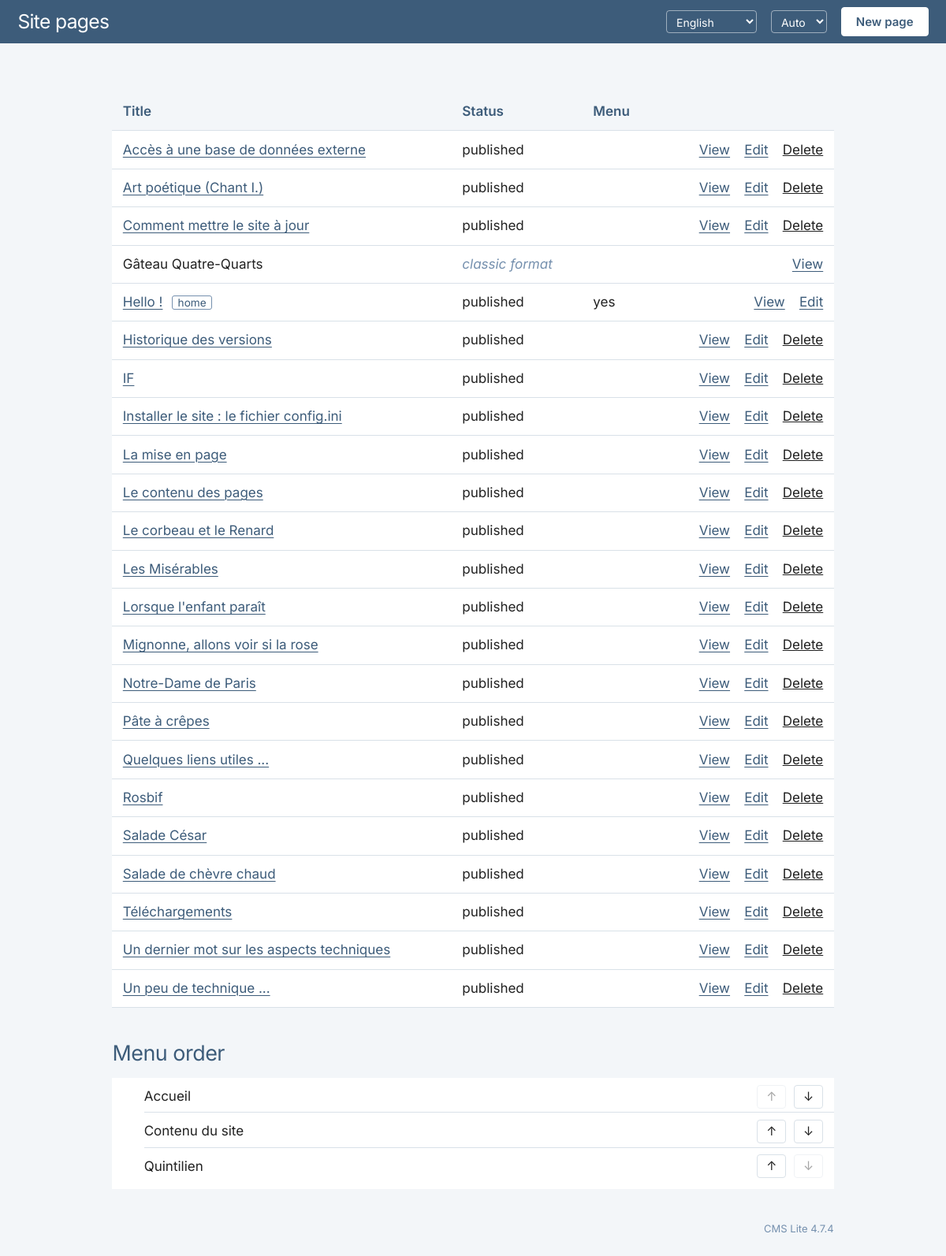
The app's page /admin/index.php with its own data.
### tables this page shows
CREATE TABLE "t_pages" (
	"id"	INTEGER NOT NULL UNIQUE,
	"title"	TEXT DEFAULT '',
	"pending"	INTEGER DEFAULT 0,
	"date"	TEXT DEFAULT '',
	"categ"	TEXT DEFAULT '',
	"categ_pagenum"	INTEGER DEFAULT 0,
	"author"	TEXT DEFAULT '',
	"txt"	TEXT DEFAULT '',
	PRIMARY KEY("id" AUTOINCREMENT)
);

CREATE TABLE "t_menu" (
	"id"	INTEGER NOT NULL UNIQUE,
	"item"	TEXT DEFAULT '',
	"target"	TEXT DEFAULT '',
	"display_order"	INTEGER DEFAULT 0,
	PRIMARY KEY("id" AUTOINCREMENT)
);

### admin/index.php (the view, shortened to what this page needs)
<?php
require __DIR__ . '/lib.php';
$pdo   = db();
$home  = trim((string)$pdo->query("SELECT descr FROM t_parameters WHERE ref = 'HOMEPAGE'")->fetchColumn());
$pages = $pdo->query('SELECT id, title, pending, txt FROM t_pages ORDER BY title COLLATE NOCASE')->fetchAll();
$menu  = $pdo->query('SELECT id, item, target FROM t_menu ORDER BY display_order, id')->fetchAll();
$inMenu = array_column($menu, 'target');
$inSub  = $pdo->query('SELECT target FROM t_sub_menu')->fetchAll(PDO::FETCH_COLUMN);
$adm    = admin_url();
?>
<!doctype html>
<html lang="<?= h(lang()) ?>">
<head>
<?php foreach (site_stylesheets() as $css) echo site_css_link($css, CMS_PUBLIC_URL . '/'), "\n"; ?>
<link rel="stylesheet" href="<?= h($adm) ?>admin.css<?= v(__DIR__ . '/admin.css') ?>">
</head>
<body class="adm">
<header class="adm-bar">
  <h1><?= h(t('pages_title')) ?></h1>
  <span class="adm-bar-right">
    <?= lang_select() ?>
    <?= theme_select() ?>
    <a class="button button-primary" href="<?= h($adm) ?>edit.php"><?= h(t('new_page')) ?></a>
  </span>
</header>
<main class="adm-main">
  <p id="status" class="adm-status" role="status"></p>
  <table class="adm-pages">
    <thead><tr><th><?= h(t('col_title')) ?></th><th><?= h(t('col_state')) ?></th><th><?= h(t('col_menu')) ?></th><th></th></tr></thead>
    <tbody>
    <?php foreach ($pages as $p):
        $id      = (int)$p['id'];
        $editable = is_editor_page((string)$p['txt']);
        $isHome  = $home === page_target($id);
        $protected = $isHome || in_array(page_target($id), $inSub, true); ?>
      <tr>
        <td>
          <?php if ($editable): ?>
            <a href="<?= h($adm) ?>edit.php?id=<?= $id ?>"><?= h($p['title']) ?></a>
          <?php else: ?>
            <?= h($p['title']) ?>
          <?php endif ?>
          <?php if ($isHome): ?><span class="adm-tag"><?= h(t('tag_home')) ?></span><?php endif ?>
        </td>
        <td>
          <?php if (!$editable): ?>
            <span class="adm-muted" title="<?= h(t('state_classic_tip')) ?>"><?= h(t('state_classic')) ?></span>
          <?php elseif ((int)$p['pending'] === 1): ?>
            <span class="adm-draft"><?= h(t('state_draft')) ?></span>
          <?php else: ?>
            <?= h(t('state_published')) ?>
          <?php endif ?>
        </td>
        <td><?= in_array(page_target($id), $inMenu, true) ? h(t('yes')) : '' ?></td>
        <td class="adm-actions">
          <a href="<?= h(page_url($id)) ?>" target="cms-apercu"><?= h(t('view')) ?></a>
          <?php if ($editable): ?>
            <a href="<?= h($adm) ?>edit.php?id=<?= $id ?>"><?= h(t('edit')) ?></a>
            <?php if (!$protected): ?>
              <button type="button" class="adm-link adm-danger" data-delete="<?= $id ?>" data-title="<?= h($p['title']) ?>"><?= h(t('delete')) ?></button>
            <?php endif ?>
          <?php endif ?>
        </td>
      </tr>
    <?php endforeach ?>
    </tbody>
  </table>
  <h2 class="adm-section"><?= h(t('menu_order')) ?></h2>
  <ol class="adm-menu">
  <?php foreach ($menu as $i => $m): ?>
    <li>
      <span><?= h($m['item']) ?></span>
      <span class="adm-move">
        <button type="button" data-move="<?= (int)$m['id'] ?>" data-dir="up"   aria-label="<?= h(t('move_up')) ?>"   <?= $i === 0 ? 'disabled' : '' ?>>↑</button>
        <button type="button" data-move="<?= (int)$m['id'] ?>" data-dir="down" aria-label="<?= h(t('move_down')) ?>" <?= $i === count($menu) - 1 ? 'disabled' : '' ?>>↓</button>
      </span>
    </li>
  <?php endforeach ?>
  </ol>
  <p class="adm-version">CMS Lite <?= h(cms_version()) ?></p>
</main>
</body>
</html>

### admin/lib.php (shortened to what this page needs)
<?php
function cms_version(): string {
    return CMS_VERSION;
}
function languages(): array {
    static $list = null;
    if ($list === null) {
        $list = [];
        foreach (glob(__DIR__ . '/lang/*.php') ?: [] as $f) {
            $code = basename($f, '.php');
            if (preg_match('/^[a-z]{2}$/', $code)) $list[$code] = (require $f)['_name'] ?? $code;
        }
        ksort($list);
    }
    return $list;
}
function lang(): string {
    static $lang = null;
    if ($lang !== null) return $lang;
    $avail = languages();
    $c = $_COOKIE[LANG_COOKIE] ?? '';
    $best = [];
    foreach (explode(',', $_SERVER['HTTP_ACCEPT_LANGUAGE'] ?? '') as $part) {
        $p = explode(';q=', trim($part));
        $code = strtolower(substr(trim($p[0]), 0, 2));
        if (isset($avail[$code])) $best[$code] = max($best[$code] ?? 0, isset($p[1]) ? (float)$p[1] : 1.0);
    }
    arsort($best);
    return $lang = (array_key_first($best) ?? 'fr');
}
function strings(): array {
    static $s = null;
    if ($s === null) {
        $fr = require __DIR__ . '/lang/fr.php';
        $s  = lang() === 'fr' ? $fr : array_merge($fr, require __DIR__ . '/lang/' . lang() . '.php');
    }
    return $s;
}
function t(string $key, string ...$args): string {
    $s = strings()[$key] ?? $key;
    return $args ? vsprintf($s, $args) : $s;
}
function lang_select(): string {
    $out = '<select id="lang" class="adm-theme" aria-label="' . h(t('lang_label')) . '">';
    foreach (languages() as $code => $name) {
        $out .= '<option value="' . h($code) . '"' . ($code === lang() ? ' selected' : '') . '>' . h($name) . '</option>';
    }
    return $out . '</select>';
}
function db(): PDO {
    static $pdo = null;
    if ($pdo === null) {
        $pdo = new PDO('sqlite:' . CMS_DB, null, null, [
            PDO::ATTR_ERRMODE            => PDO::ERRMODE_EXCEPTION,
            PDO::ATTR_DEFAULT_FETCH_MODE => PDO::FETCH_ASSOC,
        ]);
        $pdo->exec('PRAGMA busy_timeout = 5000');
    }
    return $pdo;
}
function h(?string $s): string {
    return htmlspecialchars($s ?? '', ENT_QUOTES | ENT_HTML5, 'UTF-8');
}
function page_url(int $id): string {
    return CMS_PUBLIC_URL . '/' . page_target($id);
}
function admin_path(): string {
    return rtrim(str_replace('\\', '/', dirname($_SERVER['SCRIPT_NAME'] ?? '/')), '/') . '/';
}
function admin_url(): string {
    $path = admin_path();
    $host = $_SERVER['HTTP_HOST'] ?? '';
    return ($host !== '' ? '//' . $host : '') . $path;
}
function page_target(int $id): string {
    return 'page.php?id=' . $id;
}
function is_editor_page(string $txt): bool {
    return str_starts_with(ltrim($txt), HTML_MARKER);
}
function v(string $file): string {
    $t = @filemtime($file);
    return $t ? '?v=' . $t : '';
}
function site_stylesheets(): array {
    $meta = (string)db()->query("SELECT descr FROM t_parameters WHERE ref = 'HTML_META_CSS'")->fetchColumn();
    preg_match_all('/<link\b[^>]*rel=["\']?stylesheet[^>]*>/i', $meta, $links);
    $hrefs = [];
    foreach ($links[0] as $link) {
        if (preg_match('/href=["\']([^"\']+)["\']/i', $link, $m)) $hrefs[] = $m[1];
    }
    return $hrefs ?: ['css/site.css'];
}
function site_css_link(string $href, string $prefix = ''): string {
    $local = !preg_match('#^([a-z]+:)?//#i', $href) && !str_contains($href, '?');
    $url = ($local ? $prefix : '') . $href . ($local ? v(CMS_WWW . '/' . $href) : '');
    return '<link rel="stylesheet" href="' . h($url) . '">';
}
function theme_select(): string {
    return '<select id="theme" class="adm-theme" aria-label="' . h(t('theme_label')) . '">'
         . '<option value="auto">' . h(t('theme_auto')) . '</option>'
         . '<option value="light">' . h(t('theme_light')) . '</option>'
         . '<option value="dark">' . h(t('theme_dark')) . '</option>'
         . '</select>';
}

### public/css/site.css (style rules this page uses)
:root { color-scheme: light dark; --bg: light-dark(#fff, #16191d); --ink: light-dark(#222, #e4e7eb); --muted: light-dark(#6b7280, #9aa4ae); --brand: light-dark(#3d5c7a, rgb(168, 196, 226)); --brand-soft: light-dark(#7590ae, rgb(200, 220, 240)); --wash: light-dark(#f3f6f9, #21262c); --rule: light-dark(#dde3ea, #343c46); --shadow: light-dark(rgb(0 0 0 / 0.08), rgb(0 0 0 / 0.4)); --measure: 60rem; --gap: 4%; }
*, *::before, *::after { box-sizing: border-box; }
html { font-size: 100%; -webkit-text-size-adjust: 100%; }
body { margin: 0; font-family: "Inter", system-ui, -apple-system, BlinkMacSystemFont, "Segoe UI", Roboto, "Helvetica Neue", Arial, sans-serif; font-size: 1rem; line-height: 1.6; font-feature-settings: "liga", "kern"; -webkit-font-smoothing: antialiased; text-rendering: optimizeLegibility; color: var(--ink); background: var(--bg); overflow-wrap: break-word; }
h1, h2, h3, h4, h5, h6 { color: var(--brand); font-weight: 400; margin: 0 0 0.5em; }
h1 { font-size: 2.2rem; line-height: 1.25; letter-spacing: -0.04rem; margin-top: 0.5em; }
h2 { font-size: 1.9rem; line-height: 1.3; letter-spacing: -0.03rem; margin-top: 1.6em; }
p, ul, ol, blockquote, pre, table, figure { margin: 0 0 1em; }
ul, ol { padding-left: 1.5em; }
li { margin-bottom: 0.25em; }
a { color: var(--brand); text-decoration-thickness: 1px; text-underline-offset: 0.15em; }
table { border-collapse: collapse; display: block; max-width: 100%; overflow-x: auto; }
th, td { padding: 0.4em 0.8em; border: 1px solid var(--rule); vertical-align: top; text-align: left; }
th { background: var(--wash); font-weight: 600; }

### records on screen
t_pages: title "Accès à une base de données externe"
t_pages: title "Art poétique (Chant I.)"
t_pages: title "Comment mettre le site à jour"
t_pages: title "Gâteau Quatre-Quarts"
t_pages: title "Hello !"
t_pages: title "Historique des versions"
t_pages: title "IF"
t_pages: title "Installer le site : le fichier config.ini"
t_pages: title "La mise en page"
t_pages: title "Le contenu des pages"
t_pages: title "Le corbeau et le Renard"
t_pages: title "Les Misérables"
t_pages: title "Lorsque l'enfant paraît"
t_pages: title "Mignonne, allons voir si la rose"
t_pages: title "Notre-Dame de Paris"
t_pages: title "Pâte à crêpes"
t_pages: title "Quelques liens utiles ..."
t_pages: title "Rosbif"
t_pages: title "Salade César"
t_pages: title "Salade de chèvre chaud"
t_pages: title "Téléchargements"
t_pages: title "Un dernier mot sur les aspects techniques"
t_pages: title "Un peu de technique ..."
t_menu: item "Accueil"
t_menu: item "Contenu du site"
t_menu: item "Quintilien"

### other values on screen
t('pages_title') "Site pages"
t('new_page') "New page"
t('col_title') "Title"
t('col_state') "Status"
t('col_menu') "Menu"
t('menu_order') "Menu order"
cms_version() "4.7.4"
form field value "English"
form field value "Auto"
